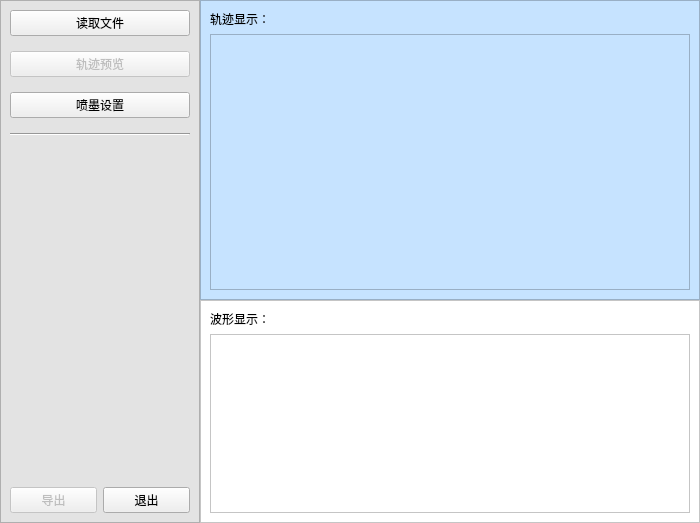
<?xml version="1.0" encoding="UTF-8"?>
<ui version="4.0">
 <class>MainWindow</class>
 <widget class="QMainWindow" name="MainWindow">
  <property name="geometry">
   <rect>
    <x>0</x>
    <y>0</y>
    <width>700</width>
    <height>523</height>
   </rect>
  </property>
  <property name="windowTitle">
   <string>3D喷墨打印系统</string>
  </property>
  <property name="toolButtonStyle">
   <enum>Qt::ToolButtonIconOnly</enum>
  </property>
  <property name="documentMode">
   <bool>false</bool>
  </property>
  <widget class="QWidget" name="centralwidget">
   <layout class="QGridLayout" name="gridLayout">
    <property name="leftMargin">
     <number>0</number>
    </property>
    <property name="topMargin">
     <number>0</number>
    </property>
    <property name="rightMargin">
     <number>0</number>
    </property>
    <property name="bottomMargin">
     <number>0</number>
    </property>
    <property name="spacing">
     <number>0</number>
    </property>
    <item row="0" column="1">
     <widget class="QFrame" name="frame_show1">
      <property name="minimumSize">
       <size>
        <width>500</width>
        <height>300</height>
       </size>
      </property>
      <property name="autoFillBackground">
       <bool>false</bool>
      </property>
      <property name="styleSheet">
       <string notr="true">QFrame {background-color:rgb(198, 227, 255);}</string>
      </property>
      <property name="frameShape">
       <enum>QFrame::StyledPanel</enum>
      </property>
      <property name="frameShadow">
       <enum>QFrame::Raised</enum>
      </property>
      <layout class="QVBoxLayout" name="PathDisplay">
       <item>
        <widget class="QLabel" name="label">
         <property name="text">
          <string>轨迹显示：</string>
         </property>
        </widget>
       </item>
       <item>
        <widget class="QGraphicsView" name="graphicsView_PathDisplay">
         <property name="contextMenuPolicy">
          <enum>Qt::ActionsContextMenu</enum>
         </property>
         <property name="autoFillBackground">
          <bool>true</bool>
         </property>
         <property name="transformationAnchor">
          <enum>QGraphicsView::AnchorViewCenter</enum>
         </property>
        </widget>
       </item>
      </layout>
     </widget>
    </item>
    <item row="1" column="1">
     <widget class="QFrame" name="frame_show2">
      <property name="minimumSize">
       <size>
        <width>500</width>
        <height>200</height>
       </size>
      </property>
      <property name="styleSheet">
       <string notr="true">QFrame {background-color:rgb(255, 255, 255);}</string>
      </property>
      <property name="frameShape">
       <enum>QFrame::StyledPanel</enum>
      </property>
      <property name="frameShadow">
       <enum>QFrame::Raised</enum>
      </property>
      <layout class="QVBoxLayout" name="WaveformDisplay">
       <item>
        <widget class="QLabel" name="label_2">
         <property name="text">
          <string>波形显示：</string>
         </property>
        </widget>
       </item>
       <item>
        <widget class="QGraphicsView" name="graphicsView_WaveformDisplay"/>
       </item>
      </layout>
     </widget>
    </item>
    <item row="0" column="0" rowspan="2">
     <widget class="QFrame" name="frame_menu">
      <property name="minimumSize">
       <size>
        <width>200</width>
        <height>200</height>
       </size>
      </property>
      <property name="maximumSize">
       <size>
        <width>300</width>
        <height>16777215</height>
       </size>
      </property>
      <property name="autoFillBackground">
       <bool>false</bool>
      </property>
      <property name="styleSheet">
       <string notr="true">QFrame {background-color:rgb(227, 227, 227);}</string>
      </property>
      <property name="frameShape">
       <enum>QFrame::StyledPanel</enum>
      </property>
      <property name="frameShadow">
       <enum>QFrame::Raised</enum>
      </property>
      <layout class="QGridLayout" name="Menu">
       <property name="topMargin">
        <number>9</number>
       </property>
       <property name="verticalSpacing">
        <number>15</number>
       </property>
       <item row="4" column="0" colspan="2">
        <spacer name="verticalSpacer">
         <property name="orientation">
          <enum>Qt::Vertical</enum>
         </property>
         <property name="sizeHint" stdset="0">
          <size>
           <width>20</width>
           <height>40</height>
          </size>
         </property>
        </spacer>
       </item>
       <item row="3" column="0" colspan="2">
        <widget class="Line" name="line">
         <property name="orientation">
          <enum>Qt::Horizontal</enum>
         </property>
        </widget>
       </item>
       <item row="5" column="1">
        <widget class="QPushButton" name="Button_Quit">
         <property name="text">
          <string>退出</string>
         </property>
        </widget>
       </item>
       <item row="2" column="0" colspan="2">
        <widget class="QPushButton" name="Button_InkjetSetting">
         <property name="text">
          <string>喷墨设置</string>
         </property>
        </widget>
       </item>
       <item row="1" column="0" colspan="2">
        <widget class="QPushButton" name="Button_TrajectoryPreview">
         <property name="enabled">
          <bool>false</bool>
         </property>
         <property name="text">
          <string>轨迹预览</string>
         </property>
         <property name="checkable">
          <bool>false</bool>
         </property>
         <property name="checked">
          <bool>false</bool>
         </property>
         <property name="autoRepeat">
          <bool>false</bool>
         </property>
         <property name="autoExclusive">
          <bool>false</bool>
         </property>
         <property name="autoDefault">
          <bool>false</bool>
         </property>
         <property name="default">
          <bool>false</bool>
         </property>
         <property name="flat">
          <bool>false</bool>
         </property>
        </widget>
       </item>
       <item row="5" column="0">
        <widget class="QPushButton" name="Button_FileExport">
         <property name="enabled">
          <bool>false</bool>
         </property>
         <property name="text">
          <string>导出</string>
         </property>
        </widget>
       </item>
       <item row="0" column="0" colspan="2">
        <widget class="QPushButton" name="Button_FileRead">
         <property name="mouseTracking">
          <bool>false</bool>
         </property>
         <property name="styleSheet">
          <string notr="true"/>
         </property>
         <property name="text">
          <string>读取文件</string>
         </property>
        </widget>
       </item>
      </layout>
     </widget>
    </item>
   </layout>
  </widget>
  <widget class="QMenuBar" name="menubar">
   <property name="geometry">
    <rect>
     <x>0</x>
     <y>0</y>
     <width>700</width>
     <height>23</height>
    </rect>
   </property>
  </widget>
 </widget>
 <resources/>
 <connections/>
</ui>
